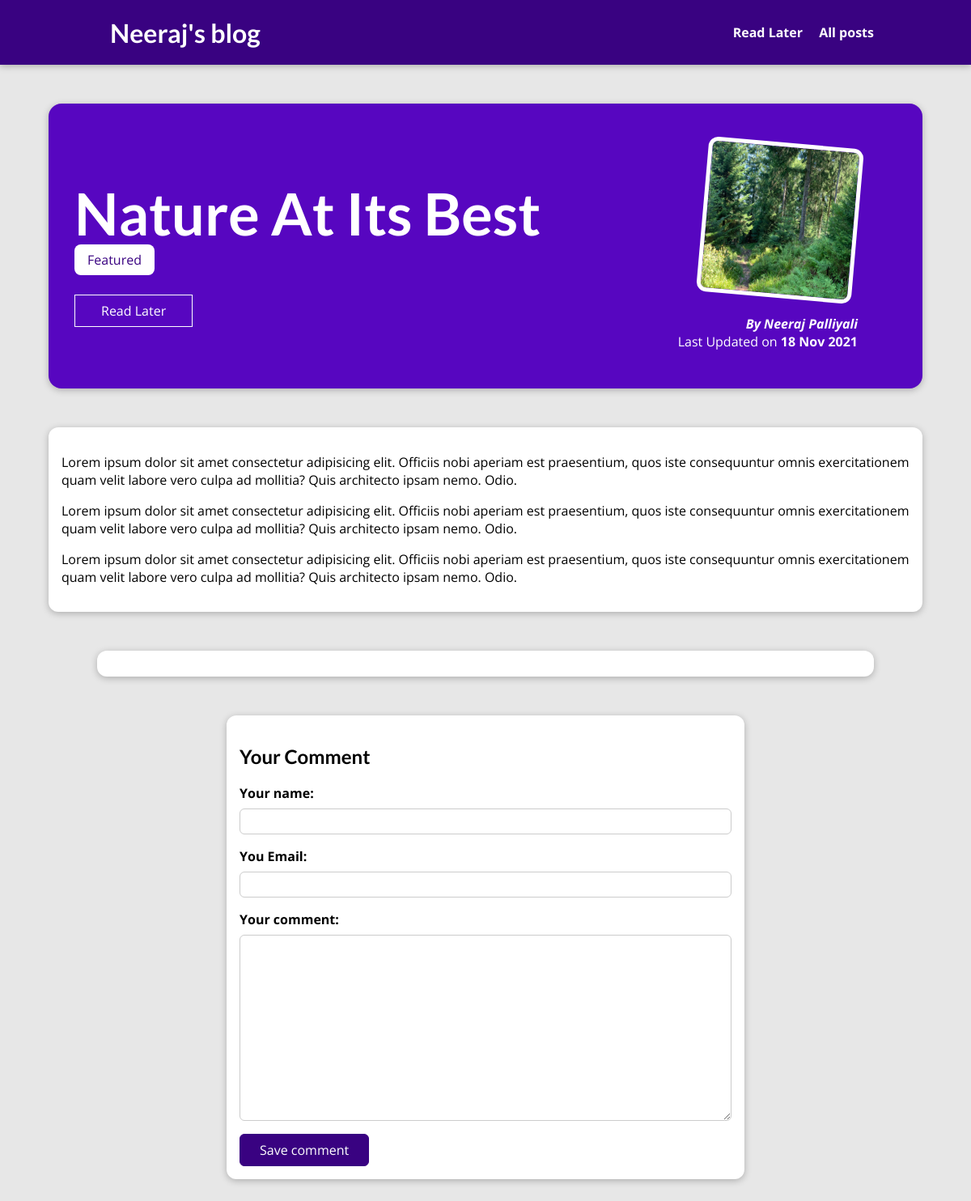
The page /posts/nature-at-its-best on the database its author committed.
### blog/models.py (models this page shows, shortened)
class Post(models.Model):
    title = models.CharField(max_length=150)
    excerpt = models.CharField(max_length=200)
    image_name = models.ImageField(upload_to="posts", null=True)
    date = models.DateField(auto_now=True)
    slug = models.SlugField(unique=True, db_index=True)
    content = models.TextField(validators=[MinLengthValidator(10)])
    author = models.ForeignKey(
        Author, on_delete=models.SET_NULL, null=True, related_name="posts")  # one to many
    caption = models.ManyToManyField(Tag)

class Tag(models.Model):
    caption = models.CharField(max_length=20)

class Author(models.Model):
    first_name = models.CharField(max_length=50)
    last_name = models.CharField(max_length=50)
    email_id = models.EmailField(max_length=254)
    def full_name(self):
        return f"{self.first_name} {self.last_name}"
    def __str__(self):
        return self.full_name()

### blog/views.py (the view, shortened to what this page needs)
# urls.py: path("posts/<slug:slug>", views.SinglePostView.as_view(), name="post-detail-page"),
class SinglePostView(View):
    def is_stored(self, request, post_id):
        stored_posts = request.session.get("stored_posts")
        if(stored_posts is not None):
            is_saved_for_later = post_id in stored_posts
        else:
            is_saved_for_later =False
        return is_saved_for_later
    def get(self, request, slug):
        post = Post.objects.get(slug=slug)
        context = {
          "post": post,
          "post_tags": post.caption.all(),
          "comment_form": CommentForm(),
          "comments": post.comments.all().order_by("-id"),
          "save_for_later": self.is_stored(request, post.id)
        }
        return render(request, "blog/post-detail.html", context)

### blog/forms.py
class CommentForm(forms.ModelForm):
    class Meta:
        model = Comment
        exclude = ["post"]
        labels = {
            "user_name": "Your name:",
            "user_email": "You Email:",
            "text": "Your comment"
        }

### blog/templates/blog/post-detail.html (shortened to what this page needs)
{% extends 'base.html' %}
{% load static %}
{% block css_files %}
    <link rel = "stylesheet" href="{% static "blog/post-detail.css"%}">
{% endblock css_files %}
{% block body %}
    <section id="summary">
        <h2>{{post.title}}</h2>
        <div>
        {% for tag in post_tags %}
            <span class="tag"> {{ tag.caption|title }}</span>
        {% endfor %}
        </div>
        <div id = "read-later">
        <form action="{% url 'read-later' %}"  method="POST">
            <button> {% if save_for_later %}
                Remover from read later
            {% else %}
                Read Later
            {% endif %}  </button>
        </form>
        </div>
        <article>
            <img src="{{ post.image_name.url }}" alt"{{post.title}}"/>
            <address> By <a href="mailto:{{ post.author.email_id}}">{{post.author}} </a> </address>
            <div>
                Last Updated on <time> {{post.date|date:"d M Y"}}</time>
            </div>
        </article>
    </section>
    <main>
        {{ post.content| linebreaks }}
    </main>
    <section id="comments">
    </section>
    <section id= "comment-form">
        <h2>Your Comment</h2>
        <form action="{% url "post-detail-page" post.slug %}" method="POST" >
            {% for form_field in comment_form %}
            <div class="form-control{% if form_field.errors %} invalid {% endif %}">
                {{form_field.label_tag}}
                {{form_field}}
            </div>
            {% endfor %}
            <button>Save comment</button>
        </form>
    </section>
{% endblock body %}

### static/app.css (style rules this page uses)
* { box-sizing: border-box; }
html { font-family: 'Open Sans', 'Lato', sans-serif; }
body { margin: 0; }
h1, h2, h3 { font-family: 'Lato', sans-serif; font-weight: bold; }

### blog/static/blog/post-detail.css (style rules this page uses)
body { background-color: #e7e7e7; }
#summary { margin: 8rem auto 3rem auto; padding: 2rem; width: 90%; max-width: 90rem; border-radius: 16px; background-color: #5706c0; position: relative; box-shadow: 0 2px 8px rgba(0, 0, 0, 0.25); height: 22rem; }
#summary h2 { color: white; font-size: 4.5rem; margin-bottom: 0.25rem; }
#summary article { position: absolute; top: 2rem; right: 3rem; padding: 1rem 2rem; border-radius: 12px; text-align: right; color: white; }
#summary article img { width: 12rem; height: 12rem; border-radius: 12px; transform: rotateZ(5deg); border: 5px solid white; margin-bottom: 1rem; }
#summary address { font-weight: bold; }
#summary a { color: white; text-decoration: none; }
#summary time { font-weight: bold; }
#read-later { margin: 2rem 0; }
#read-later button { background-color: transparent; border: 1px solid white; padding: 0.5rem 2rem; font: inherit; color: white; cursor: pointer; }
main { width: 90%; max-width: 90rem; margin: 3rem auto; background-color: white; padding: 1rem; border-radius: 12px; box-shadow: 0 2px 8px rgba(0, 0, 0, 0.25); }
.tag { background-color: white; color: #390281; padding: 0.5rem 1rem; border-radius: 8px; }
#comment-form { margin: 3rem auto; width: 90%; max-width: 40rem; border-radius: 12px; background-color: white; box-shadow: 0 2px 8px rgba(0, 0, 0, 0.25); padding: 1rem; }
#comment-form button { font: inherit; background-color: #390281; color: white; border: 1px solid #390281; padding: 0.5rem 1.5rem; border-radius: 6px; cursor: pointer; }
.form-control { margin-bottom: 1rem; }
.form-control label { font-weight: bold; margin-bottom: 0.5rem; display: block; }
.form-control input, .form-control textarea { display: block; width: 100%; font: inherit; padding: 0.25rem; border-radius: 6px; border: 1px solid #ccc; }
#comments { margin: 3rem auto; width: 90%; max-width: 60rem; border-radius: 12px; background-color: white; box-shadow: 0 2px 8px rgba(0, 0, 0, 0.25); padding: 1rem 2rem; }
#read-later { margin: 2rem, 0; }
#read-later button { background-color: transparent; border: 1px solid white; padding : 0.5rem 2rem; font: inherit; color: white; cursor: pointer; }

### rows shown on the page
Post: title "Nature At Its Best", image_name (picture), author "Neeraj Palliyali", date "18 Nov 2021", content "Lorem ipsum dolor sit amet consectetur adipisicing elit. Officiis nobi aperiam est praesentium, quos iste consequuntur omnis exercitationem quam velit labore vero culpa ad mollitia? Quis architecto ipsam nemo. Odio. Lorem ipsum dolor sit amet consectetur adipisicing elit. Officiis nobi aperiam est praesentium, quos iste consequuntur omnis exercitationem quam velit labore vero culpa ad mollitia? Quis architecto ipsam nemo. Odio. Lorem ipsum dolor sit amet consectetur adipisicing elit. Officiis nobi aperiam est praesentium, quos iste consequuntur omnis exercitationem quam velit labore vero culpa ad mollitia? Quis architecto ipsam nemo. Odio."
Tag: caption "Featured"
